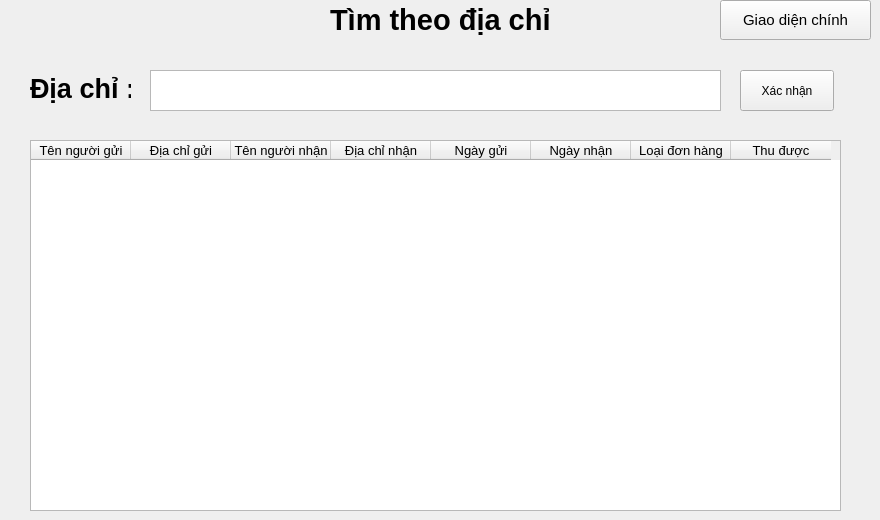
    <widget class="QWidget" name="TimTheoDiaChi6">
     <widget class="QLabel" name="label0_23">
      <property name="geometry">
       <rect>
        <x>330</x>
        <y>0</y>
        <width>219</width>
        <height>39</height>
       </rect>
      </property>
      <property name="font">
       <font>
        <family>Segoe UI</family>
        <pointsize>22</pointsize>
        <bold>true</bold>
       </font>
      </property>
      <property name="autoFillBackground">
       <bool>false</bool>
      </property>
      <property name="text">
       <string>Tìm theo địa chỉ</string>
      </property>
     </widget>
     <widget class="QLabel" name="label0_24">
      <property name="geometry">
       <rect>
        <x>30</x>
        <y>70</y>
        <width>101</width>
        <height>36</height>
       </rect>
      </property>
      <property name="font">
       <font>
        <family>Segoe UI</family>
        <pointsize>20</pointsize>
        <bold>true</bold>
       </font>
      </property>
      <property name="autoFillBackground">
       <bool>false</bool>
      </property>
      <property name="text">
       <string>Địa chỉ :</string>
      </property>
     </widget>
     <widget class="QTextEdit" name="textSearch">
      <property name="geometry">
       <rect>
        <x>150</x>
        <y>70</y>
        <width>571</width>
        <height>41</height>
       </rect>
      </property>
      <property name="font">
       <font>
        <pointsize>12</pointsize>
       </font>
      </property>
     </widget>
     <widget class="QPushButton" name="pushButton_26">
      <property name="geometry">
       <rect>
        <x>720</x>
        <y>0</y>
        <width>151</width>
        <height>40</height>
       </rect>
      </property>
      <property name="font">
       <font>
        <pointsize>11</pointsize>
        <bold>false</bold>
       </font>
      </property>
      <property name="text">
       <string>Giao diện chính</string>
      </property>
     </widget>
     <widget class="QTableWidget" name="tableWidgetDSDiaChi">
      <property name="geometry">
       <rect>
        <x>30</x>
        <y>140</y>
        <width>811</width>
        <height>371</height>
       </rect>
      </property>
      <property name="font">
       <font>
        <pointsize>10</pointsize>
       </font>
      </property>
      <column>
       <property name="text">
        <string>Tên người gửi</string>
       </property>
      </column>
      <column>
       <property name="text">
        <string>Địa chỉ gửi</string>
       </property>
      </column>
      <column>
       <property name="text">
        <string>Tên người nhận</string>
       </property>
      </column>
      <column>
       <property name="text">
        <string>Địa chỉ nhận</string>
       </property>
      </column>
      <column>
       <property name="text">
        <string>Ngày gửi</string>
       </property>
      </column>
      <column>
       <property name="text">
        <string>Ngày nhận</string>
       </property>
      </column>
      <column>
       <property name="text">
        <string>Loại đơn hàng</string>
       </property>
      </column>
      <column>
       <property name="text">
        <string>Thu được</string>
       </property>
      </column>
     </widget>
     <widget class="QPushButton" name="pushButton_7">
      <property name="geometry">
       <rect>
        <x>740</x>
        <y>70</y>
        <width>94</width>
        <height>41</height>
       </rect>
      </property>
      <property name="text">
       <string>Xác nhận</string>
      </property>
     </widget>
    </widget>
